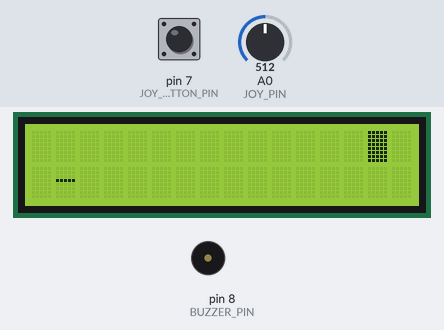
Recording of a sketch running on a simulated Arduino Uno, built with avr-gcc and run on an emulated ATmega328P. Parts: 16×2 character LCD, buzzer (waves = sounding). Inputs (shaded band) come from the test bench; at power-on: A0 (JOY_PIN) = 512, pin 7 (JOY_BUTTON_PIN) HIGH. Random numbers use the default seed unless the sketch sets one.

Above: at 1.2 s.
1.3 s: A0 (JOY_PIN) set to 464
3.9 s: A0 (JOY_PIN) set to 439
6.9 s: pin 7 (JOY_BUTTON_PIN) pulled LOW for 0.15 s
At 7.16 s:
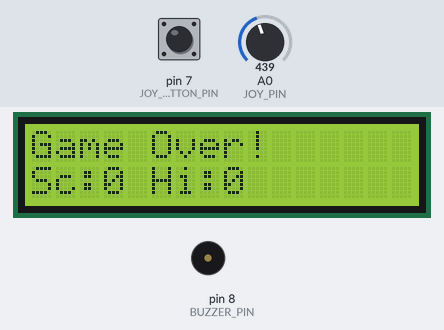
7.6 s: A0 (JOY_PIN) set to 511
At 7.97 s:
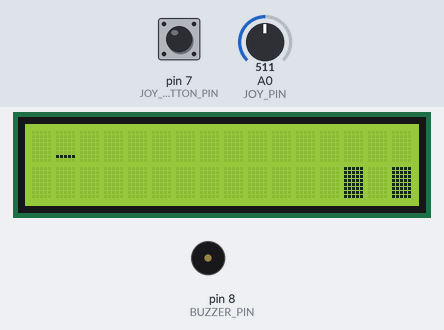
16.3 s: pin 7 (JOY_BUTTON_PIN) pulled LOW for 1 s
At 17.89 s:
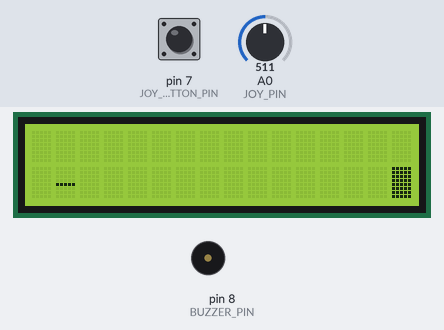
Timing chart, 0 to 18.9 s (numbered marks = the images above; inputs shaded):
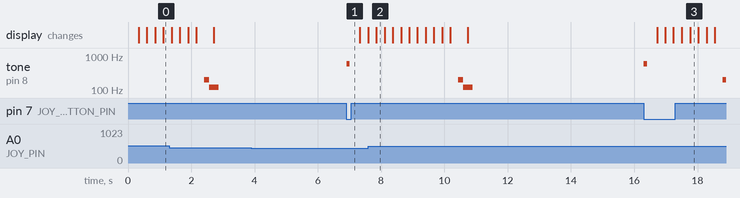

Measured:
- after the input at 3.9 s, every drawn part: stays the same
- after the input at 6.9 s, tone on pin 8 (BUZZER_PIN): silent → 600 Hz at once, → silent 0.10 s later
- after the input at 7.6 s, tone on pin 8 (BUZZER_PIN): silent → 200 Hz after 2.8 s, → 120 Hz 0.15 s later, → silent 0.30 s later
- after the input at 16.3 s, tone on pin 8 (BUZZER_PIN): silent → 600 Hz at once, → silent 0.10 s later, → 200 Hz 2.4 s later

The sketch:

flappy_bird_lcd.ino
```cpp
/*
  Flappy Bird on a 16x2 LCD - ELEGOO UNO Starter Kit version
  --------------------------------------------------------
  Wiring:
    LCD RS -> pin 12
    LCD E  -> pin 11
    LCD D4 -> pin 5
    LCD D5 -> pin 4
    LCD D6 -> pin 3
    LCD D7 -> pin 2
    LCD V0 -> potentiometer wiper (contrast)
    Joystick VRy -> A0
    Joystick SW  -> pin 7 (uses INPUT_PULLUP, restarts after game over)
    Joystick VCC -> 5V, GND -> GND (VRx not used)
    Buzzer -> pin 8 and GND (active buzzer)

  Controls:
    Tilt the joystick up/down to move the bird. Release to let it
    drift down under light gravity. Click the joystick to restart
    after a game over. Avoid the pipes scrolling in from the right.
    Your high score is saved to EEPROM and survives power-off, with
    a rising fanfare whenever you beat it.
*/

#include <LiquidCrystal.h>
#include <EEPROM.h>

LiquidCrystal lcd(12, 11, 5, 4, 3, 2);

const int JOY_PIN = A0;
const int JOY_BUTTON_PIN = 7;
const int BUZZER_PIN = 8;
const int EEPROM_HIGH_SCORE_ADDR = 0;

const int SCREEN_COLS = 16;
const int BIRD_COL = 1;          // fixed horizontal column for the bird
const int MAX_POS = 15;          // 0..15 pixel-rows across both LCD rows
const int JOY_DEADZONE = 60;     // ignore small drift around center
const int JOY_MAX_SPEED = 2;     // max positions moved per tick from full tilt

int birdPos = 7;                 // current vertical position (0 top .. 15 bottom)
byte colState[SCREEN_COLS];      // 0 = empty, 1 = top blocked, 2 = bottom blocked

unsigned long lastTick = 0;
unsigned int tickInterval = 260; // ms between game steps (lower = harder)
int score = 0;
int highScore = 0;
bool isNewHighScore = false;
bool gameOver = false;

bool lastRestartButtonState = HIGH;

// 8 custom characters: each lights up one pixel-row (0-7) inside a cell
void createBirdChars() {
  for (int i = 0; i < 8; i++) {
    byte glyph[8] = {0,0,0,0,0,0,0,0};
    glyph[i] = 0b11111;
    lcd.createChar(i, glyph);
  }
}

void resetGame() {
  birdPos = 7;
  score = 0;
  isNewHighScore = false;
  gameOver = false;
  for (int i = 0; i < SCREEN_COLS; i++) colState[i] = 0;
  lastTick = millis();
}

void loadHighScore() {
  EEPROM.get(EEPROM_HIGH_SCORE_ADDR, highScore);
  // guard against garbage on a brand-new/unwritten EEPROM
  if (highScore < 0 || highScore > 999) highScore = 0;
}

void saveHighScore() {
  EEPROM.put(EEPROM_HIGH_SCORE_ADDR, highScore);
}

// Reads the joystick and returns how many positions to move the bird
// this tick: negative = up, positive = down. Returns 0 inside the deadzone.
int readJoystickVelocity() {
  int reading = analogRead(JOY_PIN);      // 0..1023, center ~512
  int deflection = reading - 512;
  if (abs(deflection) < JOY_DEADZONE) return 0;
  return map(deflection, -512, 512, -JOY_MAX_SPEED, JOY_MAX_SPEED);
}

void beep(int freq, int durationMs) {
  tone(BUZZER_PIN, freq, durationMs);
}

void gameOverTone() {
  tone(BUZZER_PIN, 200, 150);
  delay(150);
  tone(BUZZER_PIN, 120, 300);
}

void highScoreFanfare() {
  int notes[] = {523, 659, 784, 1047};   // C5, E5, G5, C6 - rising arpeggio
  int durations[] = {100, 100, 100, 250};
  for (int i = 0; i < 4; i++) {
    tone(BUZZER_PIN, notes[i], durations[i]);
    delay(durations[i] + 30);
  }
}

void drawGame() {
  lcd.clear();
  for (int c = 0; c < SCREEN_COLS; c++) {
    char topChar = ' ';
    char botChar = ' ';

    if (c == BIRD_COL) {
      // draw bird using the custom char matching its sub-position
      if (birdPos < 8) {
        topChar = (char)birdPos;
      } else {
        botChar = (char)(birdPos - 8);
      }
    } else {
      if (colState[c] == 1) topChar = (char)255;      // solid block
      else if (colState[c] == 2) botChar = (char)255; // solid block
    }

    lcd.setCursor(c, 0);
    lcd.print(topChar);
    lcd.setCursor(c, 1);
    lcd.print(botChar);
  }
}

void showGameOverScreen() {
  lcd.clear();
  lcd.setCursor(0, 0);
  if (isNewHighScore) {
    lcd.print("New High Score!");
  } else {
    lcd.print("Game Over!");
  }
  lcd.setCursor(0, 1);
  lcd.print("Sc:");
  lcd.print(score);
  lcd.print(" Hi:");
  lcd.print(highScore);
}

void stepGame() {
  // score a point when a pipe fully exits on the left
  if (colState[0] != 0) score++;

  // scroll everything left
  for (int i = 0; i < SCREEN_COLS - 1; i++) {
    colState[i] = colState[i + 1];
  }

  // generate a new column at the right edge
  int roll = random(0, 100);
  if (roll < 35) {
    colState[SCREEN_COLS - 1] = (random(0, 2) == 0) ? 1 : 2;
  } else {
    colState[SCREEN_COLS - 1] = 0;
  }

  // joystick control, with a light gravity drift when centered
  int velocity = readJoystickVelocity();
  if (velocity == 0) velocity = 1; // gentle fall if not actively steering
  birdPos += velocity;

  if (birdPos > MAX_POS) {
    birdPos = MAX_POS;
    gameOver = true;
    checkHighScore();
    return;
  }
  if (birdPos < 0) birdPos = 0;

  // collision check at the bird's fixed column
  byte here = colState[BIRD_COL];
  if (here == 1 && birdPos < 8) gameOver = true;        // top half blocked
  if (here == 2 && birdPos >= 8) gameOver = true;        // bottom half blocked
  if (gameOver) checkHighScore();
}

void checkHighScore() {
  if (score > highScore) {
    highScore = score;
    isNewHighScore = true;
    saveHighScore();
  }
}

void setup() {
  lcd.begin(16, 2);
  createBirdChars();
  pinMode(JOY_BUTTON_PIN, INPUT_PULLUP);
  pinMode(BUZZER_PIN, OUTPUT);
  randomSeed(analogRead(A5)); // unused pin, for a less predictable seed
  loadHighScore();
  resetGame();
}

void loop() {
  bool buttonState = digitalRead(JOY_BUTTON_PIN);
  bool clicked = (lastRestartButtonState == HIGH && buttonState == LOW);
  lastRestartButtonState = buttonState;

  if (gameOver) {
    showGameOverScreen();
    if (clicked) {
      beep(600, 100);
      delay(150);
      resetGame();
    }
    return;
  }

  if (millis() - lastTick >= tickInterval) {
    lastTick = millis();
    stepGame();
    if (gameOver) {
      if (isNewHighScore) {
        highScoreFanfare();
      } else {
        gameOverTone();
      }
    }
    drawGame();
  }
}
```
